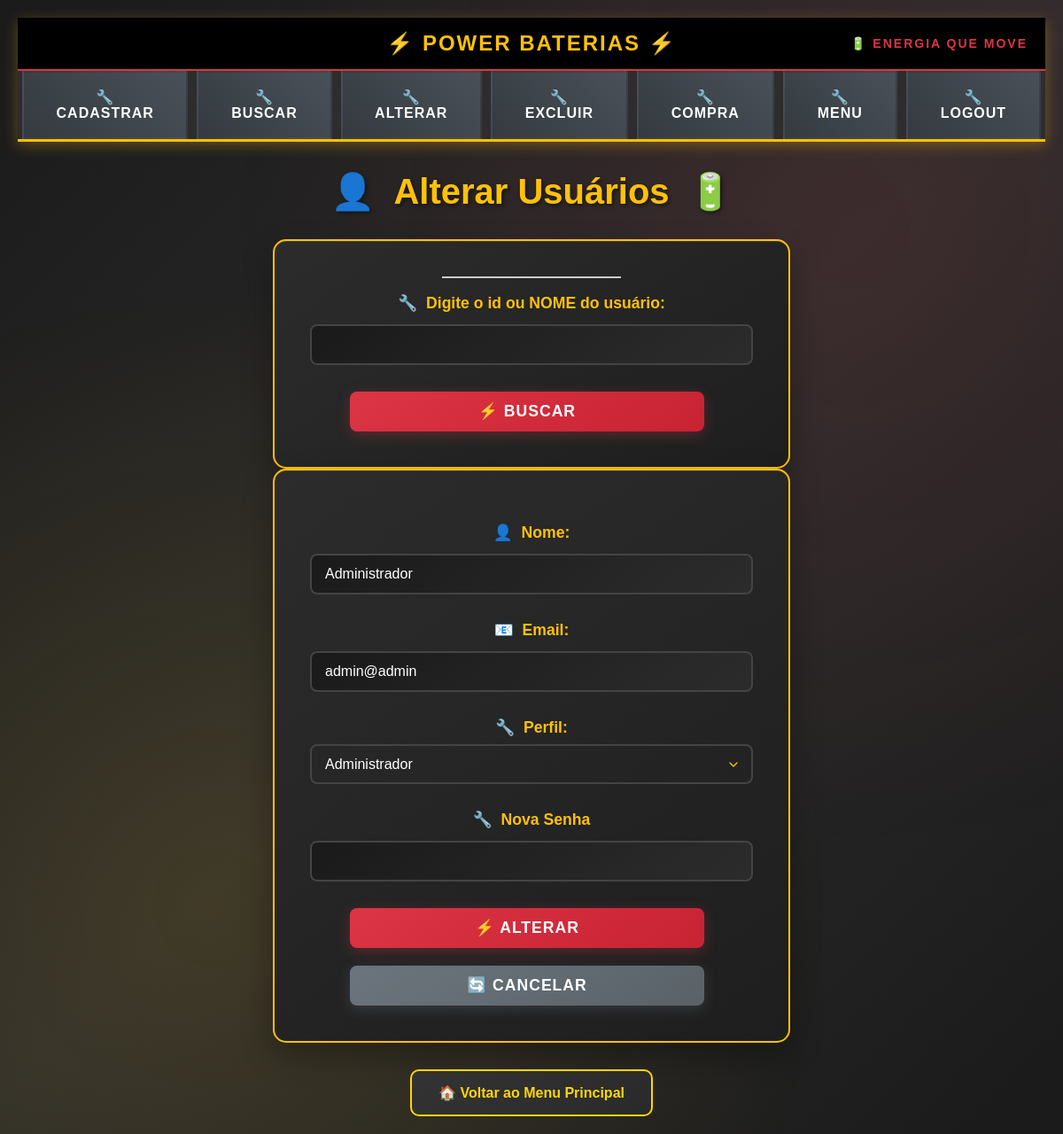
Page /Telas/alterar_usuario.php?id=1 (signed in) on the committed database.
### tables this page shows
CREATE TABLE `usuario` (
  `id_usuario` int NOT NULL AUTO_INCREMENT,
  `nome` varchar(100) NOT NULL,
  `senha` varchar(255) NOT NULL,
  `email` varchar(100) NOT NULL,
  `id_perfil` int DEFAULT NULL,
  `senha_temporaria` tinyint(1) DEFAULT '0',
  PRIMARY KEY (`id_usuario`),
  UNIQUE KEY `email` (`email`),
  KEY `id_perfil` (`id_perfil`),
  CONSTRAINT `usuario_ibfk_1` FOREIGN KEY (`id_perfil`) REFERENCES perfil(`id_perfil`)
);

### Telas/alterar_usuario.php (the view, shortened to what this page needs)
<?php
require_once 'menudrop.php';
$usuario = null;
if ($_SERVER["REQUEST_METHOD"]=="POST") {
    if (!empty($_POST['busca_usuario'])) {
        $busca = trim($_POST["busca_usuario"]);
    if(is_numeric($busca)) {
        $sql = "SELECT * FROM usuario WHERE id_usuario = :busca";
        $stmt = $pdo->prepare($sql);
        $stmt->bindParam(':busca' ,$busca,PDO::PARAM_INT);
    } else {
        $sql = "SELECT * FROM usuario WHERE nome LIKE :busca_nome";
        $stmt = $pdo->prepare($sql);
        $stmt->bindValue(':busca_nome', "%$busca%", PDO::PARAM_STR);
    }
    $stmt->execute();
    $usuario = $stmt->fetch(PDO::FETCH_ASSOC);
    if(!$usuario){
        echo "<script>alert('Usuário não encontrado!');</script>";
    }
}
    } elseif ($_SERVER["REQUEST_METHOD"] == "GET") {
        if (!empty($_GET['id'])) {
            $busca = trim($_GET["id"]);
        if(is_numeric($busca)) {
            $sql = "SELECT * FROM usuario WHERE id_usuario = :busca";
            $stmt = $pdo->prepare($sql);
            $stmt->bindParam(':busca' ,$busca,PDO::PARAM_INT);
        } else {
            $sql = "SELECT * FROM usuario WHERE nome LIKE :busca_nome";
            $stmt = $pdo->prepare($sql);
            $stmt->bindValue(':busca_nome', "%$busca%", PDO::PARAM_STR);
        }
        $stmt->execute();
        $usuario = $stmt->fetch(PDO::FETCH_ASSOC);
    }
}
?>
<!DOCTYPE html>
<html lang="pt-BR">
<head>
<link rel="stylesheet" href="../CSS/cadastro.css">
</head>
<body>
<h2>Alterar Usuários</h2>
    <form action="alterar_usuario.php" method="POST">
        <label for="busca_usuario">Digite o id ou NOME do usuário:</label>
        <input type="text" id="busca_usuario" name="busca_usuario" required onkeyup="buscarSugestoes()" >
        <div id="sugestoes">
        </div>
        <button type="submit">Buscar</button>
    </form>
    <?php if ($usuario): ?>
        <form action="processa_alteracao_usuario.php" method="POST">
            <label for="nome">Nome:</label>
            <input type="text" id="nome" name="nome" value="<?=htmlspecialchars($usuario['nome'])?>" required onkeypress="mascara(this,nome1)">
            <label for="email">Email:</label>
            <input type="email" id="email" name="email" value="<?=htmlspecialchars($usuario['email'])?>" required>
            <label for="id_perfil">Perfil:</label>
            <select id="id_perfil" name="id_perfil">
                <option value="1"<?=$usuario['id_perfil'] == 1 ? 'selected': '' ?>>Administrador</option>
            </select>
            <?php if ($_SESSION['perfil'] == 1): ?>
                <label for="nova_senha">Nova Senha</label>
                <input type="password" id="nova_senha" name="nova_senha">
            <?php endif; ?>
            <button type="submit">Alterar</button>
            <button type="reset">Cancelar</button>
        </form>
        <?php endif; ?>
        <a href="principal.php" class="back-btn">Voltar ao Menu Principal</a>
</body>
</html>

### CSS/styles.css (style rules this page uses)
body { font-family: Arial, sans-serif; background-color: #f4f4f4; text-align: center; }
input, button { width: 100%; padding: 10px; margin: 5px 0; }
#sugestoes { background-color: #f4f4f4; border: 1px solid #ccc; position: absolute; width: 200px; }
form { width: 500px; margin: 50px auto; padding: 20px; background-color: #f9f9f9; border-radius: 10px; box-shadow: 0px 0px 10px rgba(0, 0, 0, 0.1); display: flex; flex-direction: column; align-items: center; }
label { display: block; font-weight: bold; margin-bottom: 5px; }
input[type="text"], input[type="email"], input[type="password"], select { width: 80%; padding: 8px; margin-bottom: 10px; border: 1px solid #ccc; border-radius: 5px; font-size: 16px; }
button { width: 80%; padding: 10px; background-color: #007bff; color: white; border: none; border-radius: 5px; font-size: 16px; cursor: pointer; transition: 0.3s; }

### CSS/cadastro.css (style rules this page uses)
body { font-family: 'Arial', sans-serif; background: linear-gradient(135deg, #1a1a1a 0%, #2c2c2c 50%, #1a1a1a 100%); color: #ffffff; margin: 0; padding: 20px; min-height: 100vh; background-attachment: fixed; }
body::before { content: ''; position: fixed; inset: 0; background-image: radial-gradient(circle at 20% 80%, rgba(255, 193, 7, 0.1) 0%, transparent 50%), radial-gradient(circle at 80% 20%, rgba(220, 53, 69, 0.1) 0%, transparent 50%); pointer-events: none; z-index: -1; }
h2 { text-align: center; color: #ffc107; font-size: 2.5em; margin-bottom: 30px; text-shadow: 2px 2px 4px rgba(0,0,0,0.5); font-weight: bold; }
h2::before { content: '🔋 '; margin-right: 10px; }
h2::after { content: ' ⚡'; margin-left: 10px; }
form { max-width: 600px; margin: 0 auto; background: linear-gradient(145deg, #2c2c2c, #1e1e1e); padding: 40px; border-radius: 15px; box-shadow: 0 15px 35px rgba(0,0,0,0.3), inset 0 1px 0 rgba(255,255,255,0.1); border: 2px solid #ffc107; }
label { display: block; margin-top: 20px; margin-bottom: 8px; color: #ffc107; font-weight: bold; font-size: 1.1em; }
label::before { content: '🔧 '; margin-right: 5px; }
input[type="text"], input[type="email"], input[type="date"], input[type="number"], input[type="password"] { width: 100%; padding: 12px 15px; border: 2px solid #444; border-radius: 8px; background: linear-gradient(145deg, #1a1a1a, #2c2c2c); color: #ffffff; font-size: 1em; transition: all 0.3s ease; box-sizing: border-box; }
button { padding: 12px 25px; border-radius: 8px; border: none; font-size: 1.1em; font-weight: bold; cursor: pointer; margin: 20px 10px 0 0; transition: all 0.3s ease; text-transform: uppercase; letter-spacing: 1px; }
button[type="submit"] { background: linear-gradient(145deg, #dc3545, #c82333); color: white; box-shadow: 0 4px 15px rgba(220, 53, 69, 0.3); }
button[type="submit"]::before { content: '⚡ '; }
button[type="reset"] { background: linear-gradient(145deg, #6c757d, #5a6268); color: white; box-shadow: 0 4px 15px rgba(108, 117, 125, 0.3); }
button[type="reset"]::before { content: '🔄 '; }
.back-btn { display: inline-block; margin-top: 30px; padding: 15px 30px; border-radius: 10px; text-decoration: none; background: linear-gradient(145deg, #333333, #2a2a2a); color: #FFD700; font-weight: bold; border: 2px solid #FFD700; transition: all 0.3s ease; font-size: 16px; }
.back-btn::before { content: "🏠 "; }
body::before { content: ''; position: fixed; top: 0; left: 0; right: 0; bottom: 0; background-image: radial-gradient(circle at 20% 80%, rgba(255, 193, 7, 0.1) 0%, transparent 50%), radial-gradient(circle at 80% 20%, rgba(220, 53, 69, 0.1) 0%, transparent 50%); pointer-events: none; z-index: -1; }
h2::before { content: '👤 '; margin-right: 10px; }
h2::after { content: ' 🔋'; margin-left: 10px; }
label[for="nome"]::before { content: '👤 '; margin-right: 5px; }
label[for="email"]::before { content: '📧 '; margin-right: 5px; }
label[for="id_perfil"]::before { content: '🔧 '; margin-right: 5px; }
input[type="text"], input[type="email"], input[type="password"], input[type="number"], select { width: 100%; padding: 12px 15px; border: 2px solid #444; border-radius: 8px; background: linear-gradient(145deg, #1a1a1a, #2c2c2c); color: #ffffff; font-size: 1em; transition: all 0.3s ease; box-sizing: border-box; }
select { cursor: pointer; appearance: none; background-repeat: no-repeat; background-position: right 12px center; background-size: 16px; padding-right: 40px; }
select option { background: #2c2c2c; color: #ffffff; padding: 10px; }

### Telas/menudrop.php (style rules this page uses)
body { margin: 0; padding: 0; background: linear-gradient(135deg, #2c3e50 0%, #34495e 100%); min-height: 100vh; }

### rows in the picture
usuario: nome "Administrador", email "admin@admin", id_perfil "Administrador"

### other values in the picture
$categoria "CADASTRAR"
$categoria "BUSCAR"
$categoria "ALTERAR"
$categoria "EXCLUIR"
$categoria "COMPRA"
$categoria "MENU"
$categoria "LOGOUT"
